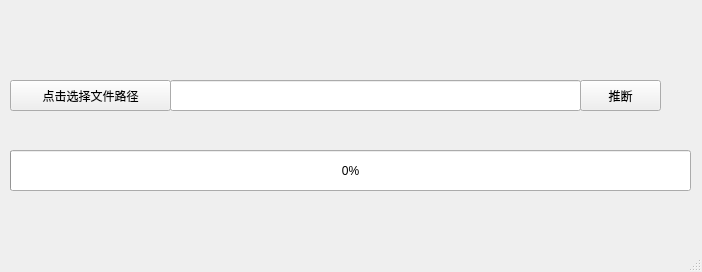
<?xml version="1.0" encoding="UTF-8"?>
<ui version="4.0">
 <class>MainWindow</class>
 <widget class="QMainWindow" name="MainWindow">
  <property name="geometry">
   <rect>
    <x>0</x>
    <y>0</y>
    <width>702</width>
    <height>272</height>
   </rect>
  </property>
  <property name="windowTitle">
   <string>MainWindow</string>
  </property>
  <property name="layoutDirection">
   <enum>Qt::LeftToRight</enum>
  </property>
  <property name="documentMode">
   <bool>true</bool>
  </property>
  <property name="tabShape">
   <enum>QTabWidget::Triangular</enum>
  </property>
  <widget class="QWidget" name="centralwidget">
   <widget class="QLineEdit" name="lineEdit">
    <property name="geometry">
     <rect>
      <x>170</x>
      <y>80</y>
      <width>411</width>
      <height>31</height>
     </rect>
    </property>
   </widget>
   <widget class="QPushButton" name="pushButton_2">
    <property name="geometry">
     <rect>
      <x>580</x>
      <y>80</y>
      <width>81</width>
      <height>31</height>
     </rect>
    </property>
    <property name="font">
     <font>
      <family>Agency FB</family>
      <pointsize>9</pointsize>
     </font>
    </property>
    <property name="layoutDirection">
     <enum>Qt::LeftToRight</enum>
    </property>
    <property name="text">
     <string>推断</string>
    </property>
   </widget>
   <widget class="QPushButton" name="pushButton">
    <property name="geometry">
     <rect>
      <x>10</x>
      <y>80</y>
      <width>161</width>
      <height>31</height>
     </rect>
    </property>
    <property name="text">
     <string>点击选择文件路径</string>
    </property>
   </widget>
   <widget class="QProgressBar" name="progressBar">
    <property name="geometry">
     <rect>
      <x>10</x>
      <y>150</y>
      <width>681</width>
      <height>41</height>
     </rect>
    </property>
    <property name="value">
     <number>0</number>
    </property>
   </widget>
  </widget>
  <widget class="QMenuBar" name="menubar">
   <property name="geometry">
    <rect>
     <x>0</x>
     <y>0</y>
     <width>702</width>
     <height>22</height>
    </rect>
   </property>
  </widget>
  <widget class="QStatusBar" name="statusbar"/>
 </widget>
 <resources/>
 <connections/>
</ui>
